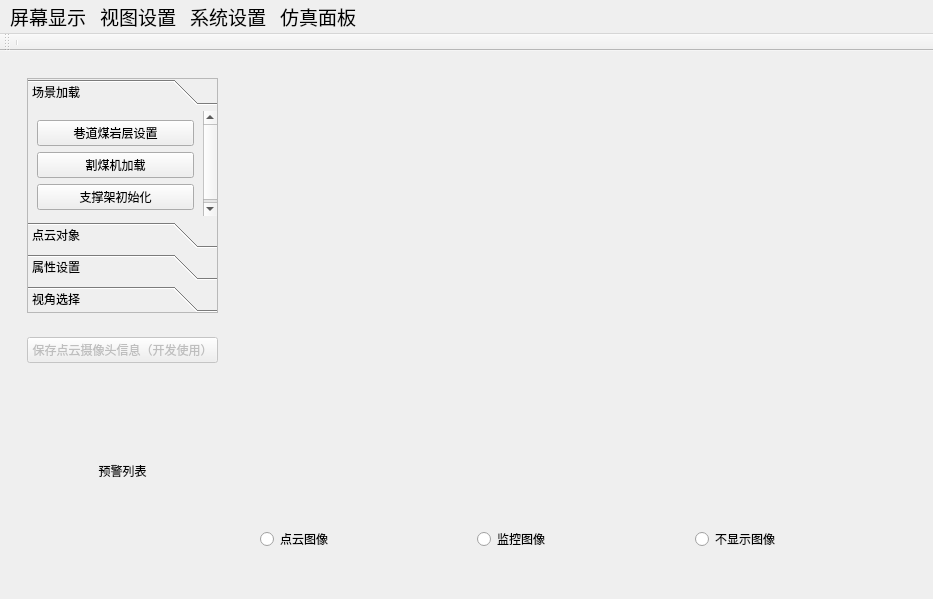
<?xml version="1.0" encoding="UTF-8"?>
<ui version="4.0">
 <class>MainWindow</class>
 <widget class="QMainWindow" name="MainWindow">
  <property name="geometry">
   <rect>
    <x>0</x>
    <y>0</y>
    <width>933</width>
    <height>599</height>
   </rect>
  </property>
  <property name="sizePolicy">
   <sizepolicy hsizetype="Expanding" vsizetype="Expanding">
    <horstretch>0</horstretch>
    <verstretch>0</verstretch>
   </sizepolicy>
  </property>
  <property name="windowTitle">
   <string>主窗体</string>
  </property>
  <widget class="QWidget" name="centralwidget">
   <layout class="QVBoxLayout" name="verticalLayout">
    <item>
     <layout class="QHBoxLayout" name="horizontalLayout">
      <item>
       <widget class="QWidget" name="widget" native="true">
        <property name="sizePolicy">
         <sizepolicy hsizetype="Preferred" vsizetype="Preferred">
          <horstretch>1</horstretch>
          <verstretch>0</verstretch>
         </sizepolicy>
        </property>
        <layout class="QVBoxLayout" name="verticalLayout_3">
         <item>
          <layout class="QVBoxLayout" name="verticalLayout_2">
           <item>
            <widget class="QWidget" name="widget_control" native="true">
             <property name="sizePolicy">
              <sizepolicy hsizetype="Preferred" vsizetype="Preferred">
               <horstretch>0</horstretch>
               <verstretch>2</verstretch>
              </sizepolicy>
             </property>
             <layout class="QVBoxLayout" name="verticalLayout_9">
              <item>
               <widget class="QToolBox" name="toolBox">
                <property name="frameShape">
                 <enum>QFrame::StyledPanel</enum>
                </property>
                <property name="currentIndex">
                 <number>0</number>
                </property>
                <property name="tabSpacing">
                 <number>6</number>
                </property>
                <widget class="QWidget" name="page_2">
                 <property name="geometry">
                  <rect>
                   <x>0</x>
                   <y>0</y>
                   <width>188</width>
                   <height>115</height>
                  </rect>
                 </property>
                 <attribute name="label">
                  <string>场景加载</string>
                 </attribute>
                 <layout class="QVBoxLayout" name="verticalLayout_17">
                  <item>
                   <widget class="QPushButton" name="pushButton_roadwayAndCoalmineSettings">
                    <property name="text">
                     <string>巷道煤岩层设置</string>
                    </property>
                   </widget>
                  </item>
                  <item>
                   <widget class="QPushButton" name="pushButton_coalCutter">
                    <property name="text">
                     <string>割煤机加载</string>
                    </property>
                   </widget>
                  </item>
                  <item>
                   <widget class="QPushButton" name="pushButton_supporterInit">
                    <property name="text">
                     <string>支撑架初始化</string>
                    </property>
                   </widget>
                  </item>
                 </layout>
                </widget>
                <widget class="QWidget" name="page_pointCloud">
                 <property name="geometry">
                  <rect>
                   <x>0</x>
                   <y>0</y>
                   <width>98</width>
                   <height>38</height>
                  </rect>
                 </property>
                 <attribute name="label">
                  <string>点云对象</string>
                 </attribute>
                 <layout class="QVBoxLayout" name="verticalLayout_11">
                  <item>
                   <widget class="QWidget" name="widget_pointCloudCheckBox" native="true">
                    <layout class="QVBoxLayout" name="verticalLayout_13">
                     <item>
                      <layout class="QVBoxLayout" name="verticalLayout_widget_pointCloudCheckBox"/>
                     </item>
                    </layout>
                   </widget>
                  </item>
                 </layout>
                </widget>
                <widget class="QWidget" name="page_settings">
                 <property name="geometry">
                  <rect>
                   <x>0</x>
                   <y>0</y>
                   <width>177</width>
                   <height>407</height>
                  </rect>
                 </property>
                 <attribute name="label">
                  <string>属性设置</string>
                 </attribute>
                 <layout class="QVBoxLayout" name="verticalLayout_14">
                  <item>
                   <layout class="QVBoxLayout" name="verticalLayout_12">
                    <item>
                     <layout class="QGridLayout" name="gridLayout_2">
                      <item row="0" column="1">
                       <widget class="QCheckBox" name="checkBox_planeXZ">
                        <property name="text">
                         <string>网格线XZ</string>
                        </property>
                       </widget>
                      </item>
                      <item row="1" column="0">
                       <widget class="QCheckBox" name="checkBox_planeYZ">
                        <property name="text">
                         <string>网格线YZ</string>
                        </property>
                       </widget>
                      </item>
                      <item row="0" column="0">
                       <widget class="QCheckBox" name="checkBox_planeXY">
                        <property name="text">
                         <string>网格线XY</string>
                        </property>
                       </widget>
                      </item>
                      <item row="8" column="0">
                       <widget class="QLabel" name="label_diffuse">
                        <property name="text">
                         <string>漫反射</string>
                        </property>
                        <property name="alignment">
                         <set>Qt::AlignCenter</set>
                        </property>
                       </widget>
                      </item>
                      <item row="6" column="0">
                       <widget class="QLabel" name="label_ambient">
                        <property name="sizePolicy">
                         <sizepolicy hsizetype="Preferred" vsizetype="Preferred">
                          <horstretch>0</horstretch>
                          <verstretch>0</verstretch>
                         </sizepolicy>
                        </property>
                        <property name="text">
                         <string>亮度</string>
                        </property>
                        <property name="alignment">
                         <set>Qt::AlignCenter</set>
                        </property>
                       </widget>
                      </item>
                      <item row="1" column="1">
                       <widget class="QCheckBox" name="checkBox_axes">
                        <property name="text">
                         <string>坐标轴</string>
                        </property>
                       </widget>
                      </item>
                      <item row="3" column="0">
                       <widget class="QCheckBox" name="checkBox_highlight_point">
                        <property name="text">
                         <string>突出点</string>
                        </property>
                       </widget>
                      </item>
                      <item row="6" column="1">
                       <widget class="QSlider" name="horizontalSlider_ambient">
                        <property name="sizePolicy">
                         <sizepolicy hsizetype="Expanding" vsizetype="Fixed">
                          <horstretch>0</horstretch>
                          <verstretch>0</verstretch>
                         </sizepolicy>
                        </property>
                        <property name="value">
                         <number>30</number>
                        </property>
                        <property name="orientation">
                         <enum>Qt::Horizontal</enum>
                        </property>
                       </widget>
                      </item>
                      <item row="3" column="1">
                       <widget class="QPushButton" name="pushButton_add_ply">
                        <property name="text">
                         <string>添加</string>
                        </property>
                       </widget>
                      </item>
                      <item row="8" column="1">
                       <widget class="QSlider" name="horizontalSlider_diffuse">
                        <property name="value">
                         <number>70</number>
                        </property>
                        <property name="orientation">
                         <enum>Qt::Horizontal</enum>
                        </property>
                       </widget>
                      </item>
                     </layout>
                    </item>
                   </layout>
                  </item>
                  <item>
                   <widget class="QLabel" name="label_sliderHint">
                    <property name="text">
                     <string>（建议亮度值低于漫反射值）</string>
                    </property>
                   </widget>
                  </item>
                  <item>
                   <widget class="QLabel" name="label_2">
                    <property name="text">
                     <string>滚轮缩放速度</string>
                    </property>
                   </widget>
                  </item>
                  <item>
                   <widget class="QSlider" name="horizontalSlider_viewSpeed">
                    <property name="toolTip">
                     <string>&lt;html&gt;&lt;head/&gt;&lt;body&gt;&lt;p&gt;摄像头速度&lt;/p&gt;&lt;/body&gt;&lt;/html&gt;</string>
                    </property>
                    <property name="value">
                     <number>50</number>
                    </property>
                    <property name="orientation">
                     <enum>Qt::Horizontal</enum>
                    </property>
                   </widget>
                  </item>
                  <item>
                   <widget class="QLabel" name="label_3">
                    <property name="text">
                     <string>漫游速度</string>
                    </property>
                   </widget>
                  </item>
                  <item>
                   <widget class="QSlider" name="horizontalSlider_flySpeed">
                    <property name="enabled">
                     <bool>true</bool>
                    </property>
                    <property name="toolTip">
                     <string>&lt;html&gt;&lt;head/&gt;&lt;body&gt;&lt;p&gt;漫游速度&lt;/p&gt;&lt;/body&gt;&lt;/html&gt;</string>
                    </property>
                    <property name="whatsThis">
                     <string>&lt;html&gt;&lt;head/&gt;&lt;body&gt;&lt;p&gt;&lt;br/&gt;&lt;/p&gt;&lt;/body&gt;&lt;/html&gt;</string>
                    </property>
                    <property name="value">
                     <number>10</number>
                    </property>
                    <property name="orientation">
                     <enum>Qt::Horizontal</enum>
                    </property>
                   </widget>
                  </item>
                  <item>
                   <widget class="QGroupBox" name="groupBox">
                    <property name="title">
                     <string>受限旋转</string>
                    </property>
                    <layout class="QVBoxLayout" name="verticalLayout_10">
                     <item>
                      <widget class="QRadioButton" name="radioButton_horizon_rotate">
                       <property name="text">
                        <string>仅横向</string>
                       </property>
                      </widget>
                     </item>
                     <item>
                      <widget class="QRadioButton" name="radioButton_vertical_rotate">
                       <property name="text">
                        <string>仅竖向</string>
                       </property>
                      </widget>
                     </item>
                     <item>
                      <widget class="QRadioButton" name="radioButton_roll">
                       <property name="text">
                        <string>横滚</string>
                       </property>
                      </widget>
                     </item>
                     <item>
                      <widget class="QRadioButton" name="radioButton_unlimited">
                       <property name="text">
                        <string>无限制</string>
                       </property>
                       <property name="checked">
                        <bool>true</bool>
                       </property>
                      </widget>
                     </item>
                     <item>
                      <layout class="QVBoxLayout" name="verticalLayout_6"/>
                     </item>
                    </layout>
                   </widget>
                  </item>
                 </layout>
                </widget>
                <widget class="QWidget" name="page">
                 <property name="geometry">
                  <rect>
                   <x>0</x>
                   <y>0</y>
                   <width>216</width>
                   <height>144</height>
                  </rect>
                 </property>
                 <attribute name="label">
                  <string>视角选择</string>
                 </attribute>
                 <layout class="QVBoxLayout" name="verticalLayout_15">
                  <item>
                   <layout class="QGridLayout" name="gridLayout">
                    <item row="2" column="1">
                     <widget class="QRadioButton" name="radioButton_6">
                      <property name="text">
                       <string>煤层右视角</string>
                      </property>
                     </widget>
                    </item>
                    <item row="0" column="0">
                     <widget class="QRadioButton" name="radioButton_supporterHead">
                      <property name="text">
                       <string>支撑架头视角</string>
                      </property>
                     </widget>
                    </item>
                    <item row="4" column="0">
                     <widget class="QRadioButton" name="radioButton_7">
                      <property name="text">
                       <string>煤层俯视</string>
                      </property>
                     </widget>
                    </item>
                    <item row="0" column="1">
                     <widget class="QRadioButton" name="radioButton_supportertail">
                      <property name="text">
                       <string>支撑架尾视角</string>
                      </property>
                     </widget>
                    </item>
                    <item row="1" column="1">
                     <widget class="QRadioButton" name="radioButton_4">
                      <property name="text">
                       <string>割煤机尾视角</string>
                      </property>
                     </widget>
                    </item>
                    <item row="1" column="0">
                     <widget class="QRadioButton" name="radioButton_3">
                      <property name="text">
                       <string>割煤机头视角</string>
                      </property>
                     </widget>
                    </item>
                    <item row="2" column="0">
                     <widget class="QRadioButton" name="radioButton_5">
                      <property name="text">
                       <string>煤层左视角</string>
                      </property>
                     </widget>
                    </item>
                    <item row="4" column="1">
                     <widget class="QRadioButton" name="radioButton_8">
                      <property name="text">
                       <string>煤层底部</string>
                      </property>
                     </widget>
                    </item>
                    <item row="5" column="0">
                     <widget class="QRadioButton" name="radioButton_9">
                      <property name="text">
                       <string>通风巷视角</string>
                      </property>
                     </widget>
                    </item>
                    <item row="5" column="1">
                     <widget class="QRadioButton" name="radioButton_10">
                      <property name="text">
                       <string>运输巷视角</string>
                      </property>
                     </widget>
                    </item>
                   </layout>
                  </item>
                 </layout>
                </widget>
               </widget>
              </item>
             </layout>
            </widget>
           </item>
           <item>
            <widget class="QWidget" name="widget_alarm" native="true">
             <property name="sizePolicy">
              <sizepolicy hsizetype="Preferred" vsizetype="Preferred">
               <horstretch>0</horstretch>
               <verstretch>2</verstretch>
              </sizepolicy>
             </property>
             <layout class="QVBoxLayout" name="verticalLayout_8">
              <item>
               <layout class="QVBoxLayout" name="verticalLayout_7">
                <item>
                 <widget class="QPushButton" name="pushButton_getCameraPosition">
                  <property name="enabled">
                   <bool>false</bool>
                  </property>
                  <property name="text">
                   <string>保存点云摄像头信息（开发使用）</string>
                  </property>
                 </widget>
                </item>
                <item>
                 <widget class="QLabel" name="label">
                  <property name="text">
                   <string>预警列表</string>
                  </property>
                  <property name="alignment">
                   <set>Qt::AlignCenter</set>
                  </property>
                 </widget>
                </item>
               </layout>
              </item>
             </layout>
            </widget>
           </item>
          </layout>
         </item>
        </layout>
       </widget>
      </item>
      <item>
       <widget class="QWidget" name="widget_2" native="true">
        <property name="sizePolicy">
         <sizepolicy hsizetype="Preferred" vsizetype="Preferred">
          <horstretch>3</horstretch>
          <verstretch>0</verstretch>
         </sizepolicy>
        </property>
        <layout class="QVBoxLayout" name="verticalLayout_5">
         <item>
          <layout class="QVBoxLayout" name="verticalLayout_4">
           <item>
            <widget class="QWidget" name="widget_view" native="true">
             <property name="sizePolicy">
              <sizepolicy hsizetype="Preferred" vsizetype="Preferred">
               <horstretch>0</horstretch>
               <verstretch>5</verstretch>
              </sizepolicy>
             </property>
             <layout class="QVBoxLayout" name="verticalLayout_16">
              <item>
               <layout class="QVBoxLayout" name="view_layout"/>
              </item>
             </layout>
            </widget>
           </item>
           <item>
            <widget class="QWidget" name="widget_switchList" native="true">
             <property name="sizePolicy">
              <sizepolicy hsizetype="Preferred" vsizetype="Preferred">
               <horstretch>0</horstretch>
               <verstretch>1</verstretch>
              </sizepolicy>
             </property>
             <layout class="QHBoxLayout" name="horizontalLayout_2">
              <item>
               <layout class="QHBoxLayout" name="horizontalLayout_3">
                <item>
                 <widget class="QRadioButton" name="radioButton_dianyun">
                  <property name="text">
                   <string>点云图像</string>
                  </property>
                 </widget>
                </item>
                <item>
                 <widget class="QRadioButton" name="radioButton_jiankong">
                  <property name="text">
                   <string>监控图像</string>
                  </property>
                 </widget>
                </item>
                <item>
                 <widget class="QRadioButton" name="radioButton_clear">
                  <property name="text">
                   <string>不显示图像</string>
                  </property>
                 </widget>
                </item>
               </layout>
              </item>
             </layout>
            </widget>
           </item>
          </layout>
         </item>
        </layout>
       </widget>
      </item>
     </layout>
    </item>
   </layout>
  </widget>
  <widget class="QMenuBar" name="menubar">
   <property name="geometry">
    <rect>
     <x>0</x>
     <y>0</y>
     <width>933</width>
     <height>31</height>
    </rect>
   </property>
   <property name="font">
    <font>
     <pointsize>14</pointsize>
    </font>
   </property>
   <widget class="QMenu" name="menu_1">
    <property name="title">
     <string>屏幕显示</string>
    </property>
    <addaction name="action_pcdScreen"/>
    <addaction name="action_2"/>
   </widget>
   <widget class="QMenu" name="menu">
    <property name="font">
     <font>
      <pointsize>14</pointsize>
     </font>
    </property>
    <property name="title">
     <string>视图设置</string>
    </property>
   </widget>
   <widget class="QMenu" name="menu_2">
    <property name="title">
     <string>系统设置</string>
    </property>
    <addaction name="about_us_action"/>
   </widget>
   <widget class="QMenu" name="menu_3">
    <property name="title">
     <string>仿真面板</string>
    </property>
    <addaction name="action_supportControler"/>
   </widget>
   <addaction name="menu_1"/>
   <addaction name="menu"/>
   <addaction name="menu_2"/>
   <addaction name="menu_3"/>
  </widget>
  <widget class="QToolBar" name="top_tool_bar">
   <property name="sizePolicy">
    <sizepolicy hsizetype="Expanding" vsizetype="Fixed">
     <horstretch>0</horstretch>
     <verstretch>0</verstretch>
    </sizepolicy>
   </property>
   <property name="minimumSize">
    <size>
     <width>0</width>
     <height>0</height>
    </size>
   </property>
   <property name="maximumSize">
    <size>
     <width>1920</width>
     <height>100</height>
    </size>
   </property>
   <property name="windowTitle">
    <string>toolBar</string>
   </property>
   <property name="iconSize">
    <size>
     <width>100</width>
     <height>100</height>
    </size>
   </property>
   <attribute name="toolBarArea">
    <enum>TopToolBarArea</enum>
   </attribute>
   <attribute name="toolBarBreak">
    <bool>false</bool>
   </attribute>
   <addaction name="separator"/>
  </widget>
  <action name="action_pcdScreen">
   <property name="text">
    <string>点云屏</string>
   </property>
   <property name="font">
    <font>
     <pointsize>14</pointsize>
    </font>
   </property>
  </action>
  <action name="action_2">
   <property name="text">
    <string>监控屏</string>
   </property>
   <property name="font">
    <font>
     <pointsize>14</pointsize>
    </font>
   </property>
  </action>
  <action name="action12">
   <property name="text">
    <string>菜单设置</string>
   </property>
   <property name="font">
    <font>
     <pointsize>12</pointsize>
    </font>
   </property>
  </action>
  <action name="action_3">
   <property name="text">
    <string>用户设置</string>
   </property>
   <property name="font">
    <font>
     <pointsize>14</pointsize>
    </font>
   </property>
  </action>
  <action name="action_4">
   <property name="text">
    <string>角色设置</string>
   </property>
   <property name="font">
    <font>
     <pointsize>14</pointsize>
    </font>
   </property>
  </action>
  <action name="about_us_action">
   <property name="text">
    <string>关于</string>
   </property>
   <property name="font">
    <font>
     <pointsize>14</pointsize>
    </font>
   </property>
  </action>
  <action name="action_supportControler">
   <property name="checkable">
    <bool>false</bool>
   </property>
   <property name="text">
    <string>支撑架控制</string>
   </property>
   <property name="font">
    <font>
     <pointsize>14</pointsize>
    </font>
   </property>
  </action>
 </widget>
 <resources/>
 <connections/>
</ui>
